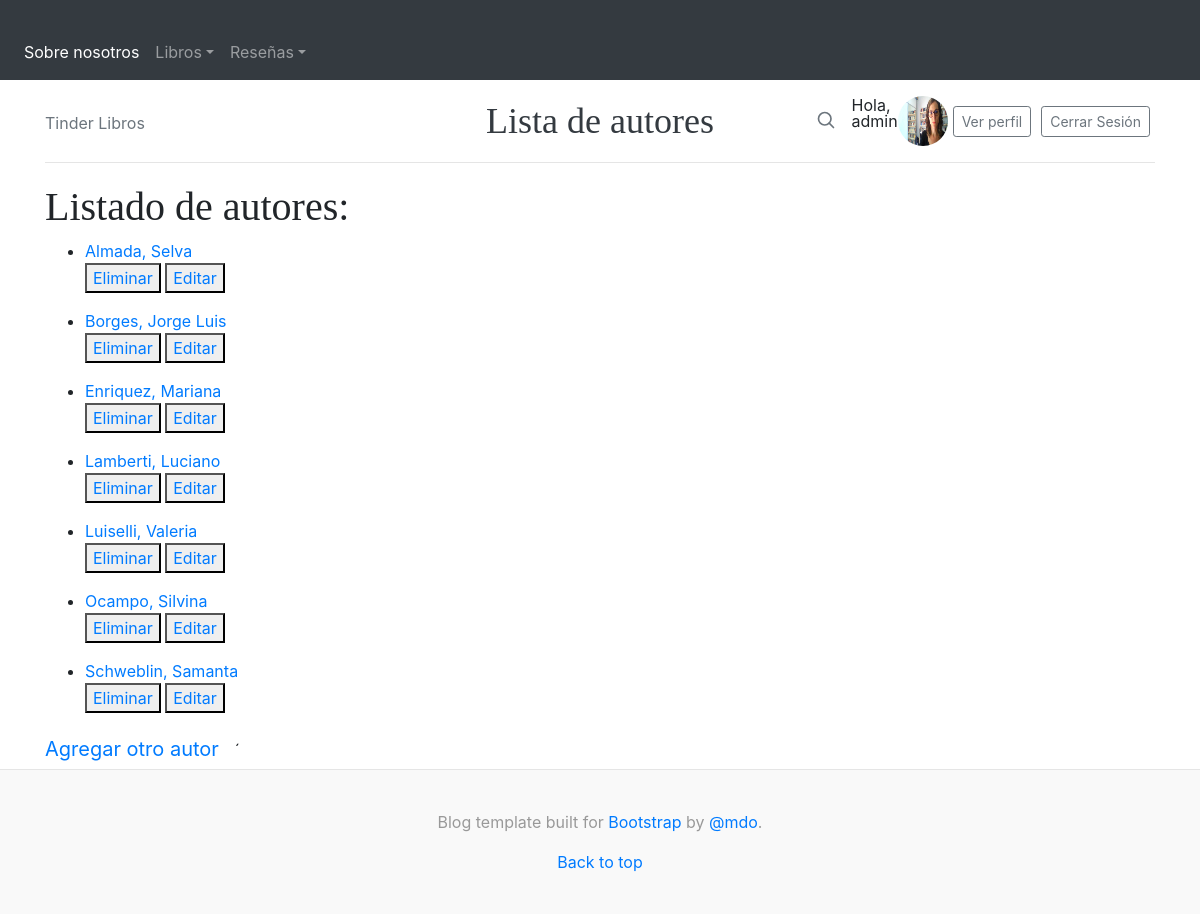
The app's page /libros/listaAutores/ (signed in), older data.
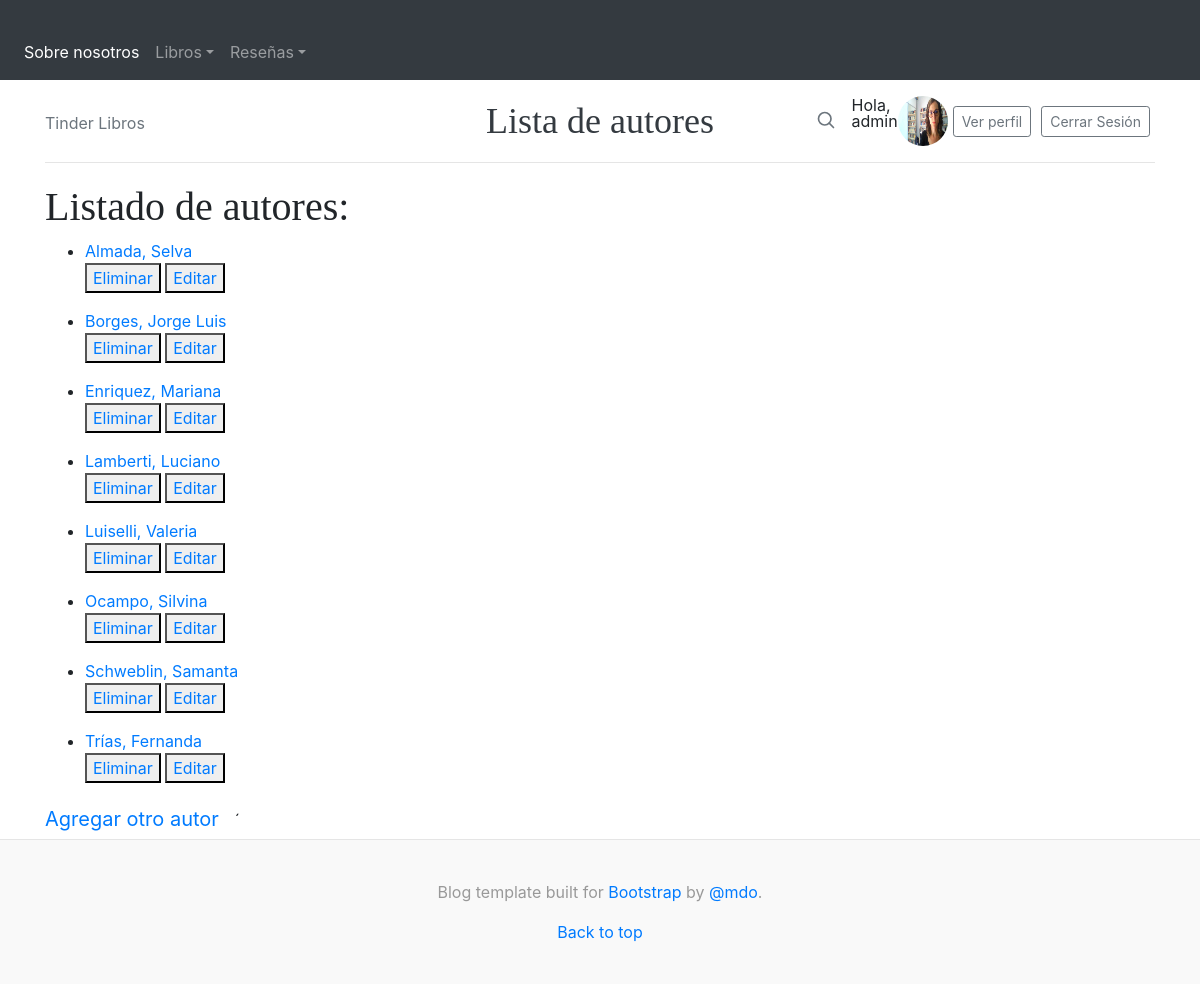
The same page, newer data.
### Libros/models.py (models this page shows, shortened)
class Autor(models.Model):
    nombre= models.CharField(max_length=30)
    apellido= models.CharField(max_length=30)
    class Meta:
        ordering = ["apellido"]

### Libros/views.py (the view)
# urls.py: path('listaAutores/', views.listaAutores, name='ListaAutores'),
def listaAutores(request):
    autores=Autor.objects.all()
    return render(request, "libros/listaAutores.html", {"autores":autores})

### Libros/templates/Libros/listaAutores.html
{% extends "Blog/padre_simple.html" %}
{% load static %}
{% block titulopagina %} Lista de autores {% endblock %}
{% block cuerpodelapagina %}
{% if mensaje %}
<h2>{{ mensaje }}</h2>
{% else %}
<h1>Listado de autores: </h1>
    {% for autor in autores %}
    <ul>
    <li><a href="{% url 'AutorVista' autor.id %}"> {{ autor.apellido }}, {{ autor.nombre }} </a>   </li>
    {% if user.is_staff %}
<button>
    <a href="{% url 'EliminarAutor' autor.id %}"> Eliminar </a>
</button>
<button>
    <a href="{% url 'EditarAutor' autor.id %}"> Editar </a>
</button>
{% endif %}
</ul>
    {% endfor %}
    {% endif %}
    <a class="navbar-brand" href="{% url 'AutorCrear' %}">Agregar otro autor</a>´
{% endblock %}

Row changes from the older to the newer data that the page shows:
added Autor: apellido "Trías", nombre "Fernanda"
